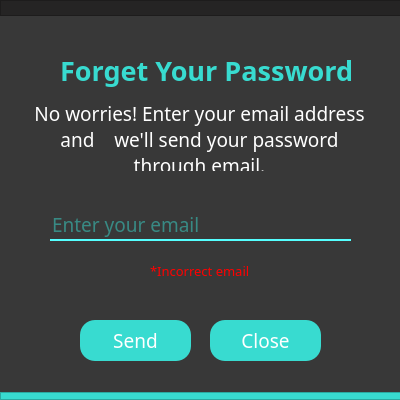
<?xml version="1.0" encoding="UTF-8"?>
<ui version="4.0">
 <class>Dialog</class>
 <widget class="QDialog" name="Dialog">
  <property name="geometry">
   <rect>
    <x>0</x>
    <y>0</y>
    <width>400</width>
    <height>400</height>
   </rect>
  </property>
  <property name="windowTitle">
   <string>Dialog</string>
  </property>
  <property name="styleSheet">
   <string notr="true">background-color:#383838</string>
  </property>
  <widget class="QLabel" name="label">
   <property name="geometry">
    <rect>
     <x>60</x>
     <y>50</y>
     <width>291</width>
     <height>41</height>
    </rect>
   </property>
   <property name="font">
    <font>
     <family>RB</family>
     <pointsize>20</pointsize>
     <weight>75</weight>
     <bold>true</bold>
    </font>
   </property>
   <property name="styleSheet">
    <string notr="true">color: #38dbd0</string>
   </property>
   <property name="frameShadow">
    <enum>QFrame::Plain</enum>
   </property>
   <property name="text">
    <string>Forget Your Password?</string>
   </property>
  </widget>
  <widget class="QLabel" name="label_2">
   <property name="geometry">
    <rect>
     <x>24</x>
     <y>100</y>
     <width>351</width>
     <height>71</height>
    </rect>
   </property>
   <property name="font">
    <font>
     <family>RB</family>
     <pointsize>14</pointsize>
     <weight>50</weight>
     <bold>false</bold>
    </font>
   </property>
   <property name="styleSheet">
    <string notr="true">color:white;</string>
   </property>
   <property name="text">
    <string>No worries! Enter your email address and    we'll send your password through email.</string>
   </property>
   <property name="textFormat">
    <enum>Qt::PlainText</enum>
   </property>
   <property name="alignment">
    <set>Qt::AlignHCenter|Qt::AlignTop</set>
   </property>
   <property name="wordWrap">
    <bool>true</bool>
   </property>
  </widget>
  <widget class="QLineEdit" name="email">
   <property name="geometry">
    <rect>
     <x>50</x>
     <y>190</y>
     <width>301</width>
     <height>51</height>
    </rect>
   </property>
   <property name="font">
    <font>
     <family>RB</family>
     <pointsize>14</pointsize>
    </font>
   </property>
   <property name="styleSheet">
    <string notr="true">color: #38DBD0;
border: none;
border-bottom: 2px solid rgb(85, 255, 255);
</string>
   </property>
   <property name="alignment">
    <set>Qt::AlignBottom|Qt::AlignLeading|Qt::AlignLeft</set>
   </property>
   <property name="placeholderText">
    <string>Enter your email</string>
   </property>
  </widget>
  <widget class="QLabel" name="label_3">
   <property name="geometry">
    <rect>
     <x>-50</x>
     <y>-40</y>
     <width>441</width>
     <height>521</height>
    </rect>
   </property>
   <property name="text">
    <string/>
   </property>
   <property name="pixmap">
    <pixmap>../images/Background.png</pixmap>
   </property>
   <property name="scaledContents">
    <bool>true</bool>
   </property>
  </widget>
  <widget class="QPushButton" name="send">
   <property name="geometry">
    <rect>
     <x>80</x>
     <y>320</y>
     <width>111</width>
     <height>41</height>
    </rect>
   </property>
   <property name="font">
    <font>
     <family>RB</family>
     <pointsize>14</pointsize>
    </font>
   </property>
   <property name="cursor">
    <cursorShape>PointingHandCursor</cursorShape>
   </property>
   <property name="styleSheet">
    <string notr="true">QPushButton {
	border-radius: 15px;
	background-color: #38DBD0;
	color: rgb(255, 255, 255);
}

QPushButton:hover {
	background-color: #23b2a8;
	color: rgb(255, 255, 255);
}

QPushButton:pressed {
	background-color: #38DBD0;
}</string>
   </property>
   <property name="text">
    <string>Send</string>
   </property>
   <property name="autoDefault">
    <bool>true</bool>
   </property>
   <property name="default">
    <bool>false</bool>
   </property>
   <property name="flat">
    <bool>false</bool>
   </property>
  </widget>
  <widget class="QPushButton" name="close">
   <property name="geometry">
    <rect>
     <x>210</x>
     <y>320</y>
     <width>111</width>
     <height>41</height>
    </rect>
   </property>
   <property name="font">
    <font>
     <family>RB</family>
     <pointsize>14</pointsize>
    </font>
   </property>
   <property name="cursor">
    <cursorShape>PointingHandCursor</cursorShape>
   </property>
   <property name="styleSheet">
    <string notr="true">QPushButton {
	border-radius: 15px;
	background-color: #38DBD0;
	color: rgb(255, 255, 255);
}

QPushButton:hover {
	background-color: #23b2a8;
	color: rgb(255, 255, 255);
}

QPushButton:pressed {
	background-color: #38DBD0;
}</string>
   </property>
   <property name="text">
    <string>Close</string>
   </property>
   <property name="autoDefault">
    <bool>true</bool>
   </property>
   <property name="default">
    <bool>false</bool>
   </property>
   <property name="flat">
    <bool>false</bool>
   </property>
  </widget>
  <widget class="QFrame" name="Header">
   <property name="geometry">
    <rect>
     <x>0</x>
     <y>0</y>
     <width>401</width>
     <height>16</height>
    </rect>
   </property>
   <property name="styleSheet">
    <string notr="true">background-color: #252424</string>
   </property>
   <property name="frameShape">
    <enum>QFrame::StyledPanel</enum>
   </property>
   <property name="frameShadow">
    <enum>QFrame::Raised</enum>
   </property>
   <widget class="QPushButton" name="closewindow">
    <property name="geometry">
     <rect>
      <x>1170</x>
      <y>10</y>
      <width>21</width>
      <height>23</height>
     </rect>
    </property>
    <property name="font">
     <font>
      <family>RB</family>
      <pointsize>9</pointsize>
      <weight>75</weight>
      <bold>true</bold>
     </font>
    </property>
    <property name="cursor">
     <cursorShape>PointingHandCursor</cursorShape>
    </property>
    <property name="styleSheet">
     <string notr="true">QPushButton {
	border-radius: 8px;
	background-color: #38DBD0;
	color: #383838
}

QPushButton:hover {
	background-color: #23b2a8;
	color:  #383838
}

QPushButton:pressed {
	background-color: #38DBD0;
}</string>
    </property>
    <property name="text">
     <string>X</string>
    </property>
   </widget>
   <widget class="QPushButton" name="minmizewindow">
    <property name="geometry">
     <rect>
      <x>1144</x>
      <y>10</y>
      <width>21</width>
      <height>23</height>
     </rect>
    </property>
    <property name="font">
     <font>
      <family>RB</family>
      <pointsize>11</pointsize>
      <weight>75</weight>
      <bold>true</bold>
     </font>
    </property>
    <property name="cursor">
     <cursorShape>PointingHandCursor</cursorShape>
    </property>
    <property name="styleSheet">
     <string notr="true">QPushButton {
	border-radius: 8px;
	background-color: #38DBD0;
	color: #383838
}

QPushButton:hover {
	background-color: #23b2a8;
	color:  #383838
}

QPushButton:pressed {
	background-color: #38DBD0;
}</string>
    </property>
    <property name="text">
     <string>-</string>
    </property>
   </widget>
  </widget>
  <widget class="QFrame" name="Header_2">
   <property name="geometry">
    <rect>
     <x>0</x>
     <y>392</y>
     <width>402</width>
     <height>8</height>
    </rect>
   </property>
   <property name="styleSheet">
    <string notr="true">background-color: #38dbd0</string>
   </property>
   <property name="frameShape">
    <enum>QFrame::StyledPanel</enum>
   </property>
   <property name="frameShadow">
    <enum>QFrame::Raised</enum>
   </property>
   <widget class="QPushButton" name="closewindow_2">
    <property name="geometry">
     <rect>
      <x>1170</x>
      <y>10</y>
      <width>21</width>
      <height>23</height>
     </rect>
    </property>
    <property name="font">
     <font>
      <family>RB</family>
      <pointsize>9</pointsize>
      <weight>75</weight>
      <bold>true</bold>
     </font>
    </property>
    <property name="cursor">
     <cursorShape>PointingHandCursor</cursorShape>
    </property>
    <property name="styleSheet">
     <string notr="true">QPushButton {
	border-radius: 8px;
	background-color: #38DBD0;
	color: #383838
}

QPushButton:hover {
	background-color: #23b2a8;
	color:  #383838
}

QPushButton:pressed {
	background-color: #38DBD0;
}</string>
    </property>
    <property name="text">
     <string>X</string>
    </property>
   </widget>
   <widget class="QPushButton" name="minmizewindow_2">
    <property name="geometry">
     <rect>
      <x>1144</x>
      <y>10</y>
      <width>21</width>
      <height>23</height>
     </rect>
    </property>
    <property name="font">
     <font>
      <family>RB</family>
      <pointsize>11</pointsize>
      <weight>75</weight>
      <bold>true</bold>
     </font>
    </property>
    <property name="cursor">
     <cursorShape>PointingHandCursor</cursorShape>
    </property>
    <property name="styleSheet">
     <string notr="true">QPushButton {
	border-radius: 8px;
	background-color: #38DBD0;
	color: #383838
}

QPushButton:hover {
	background-color: #23b2a8;
	color:  #383838
}

QPushButton:pressed {
	background-color: #38DBD0;
}</string>
    </property>
    <property name="text">
     <string>-</string>
    </property>
   </widget>
  </widget>
  <widget class="QLabel" name="password_note">
   <property name="geometry">
    <rect>
     <x>150</x>
     <y>260</y>
     <width>211</width>
     <height>21</height>
    </rect>
   </property>
   <property name="font">
    <font>
     <family>RB</family>
     <pointsize>10</pointsize>
    </font>
   </property>
   <property name="styleSheet">
    <string notr="true">color:rgb(255, 0, 0)</string>
   </property>
   <property name="text">
    <string>*Incorrect email</string>
   </property>
  </widget>
  <zorder>label_3</zorder>
  <zorder>label</zorder>
  <zorder>label_2</zorder>
  <zorder>email</zorder>
  <zorder>send</zorder>
  <zorder>close</zorder>
  <zorder>Header</zorder>
  <zorder>Header_2</zorder>
  <zorder>password_note</zorder>
 </widget>
 <resources/>
 <connections/>
</ui>
